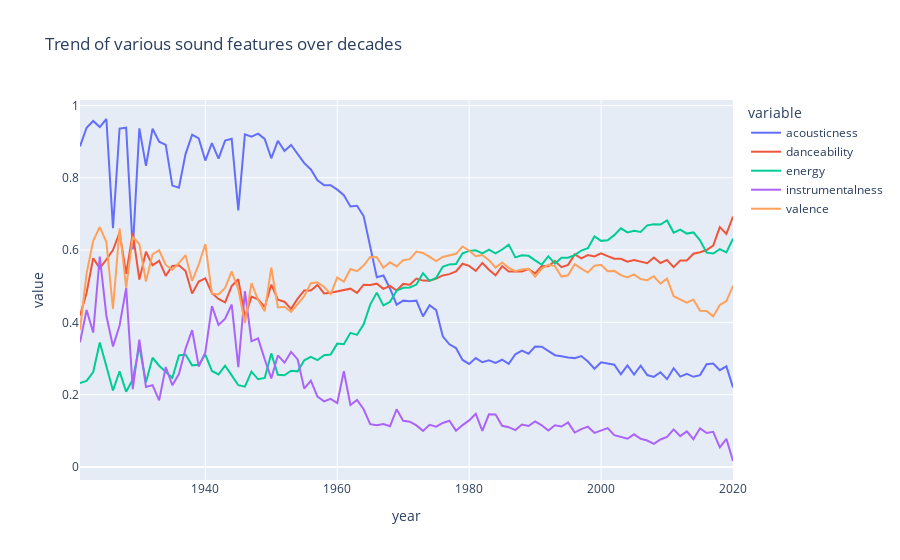

Write notebook code for a chart like this one.
### Code cell
sound_features = ['acousticness', 'danceability', 'energy', 'instrumentalness', 'valence']
fig = px.line(year_data, x = 'year', y = sound_features, title='Trend of various sound features over decades')
fig.show()
